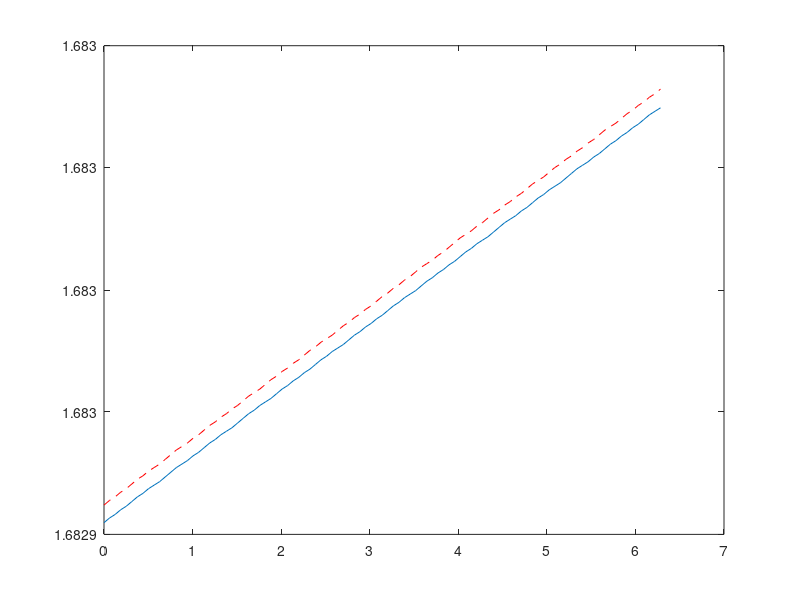

Write the MATLAB code that produced this figure.
clear all
tf=2*pi;
t=0:tf/100:tf;
flux=2.*sin(.00001.*t+1);
%parameters should be a=25, b=4, c=11,d=-12
x=t;
% Nonlinear regression by minimization of error
Sr=@(a,b,c,d) sum((flux-a*sin(b*t+c)+d).^2);
ig=flux(length(t-10));
sol=fminsearch(@(sol) Sr(sol(1),sol(2),sol(3),sol(4)),[2.1 .0004 1.5 -.2]);
% initial guess based on experimenting with values in excell

a=sol(1)
b=sol(2)
c=sol(3)
d=sol(4)

nonlinreg=@(x) a*sin(b*x+c)-d;
error=Sr(a,b,c,d)



plot(t,flux)
hold on
plot(t,nonlinreg(t),'r--')
hold off